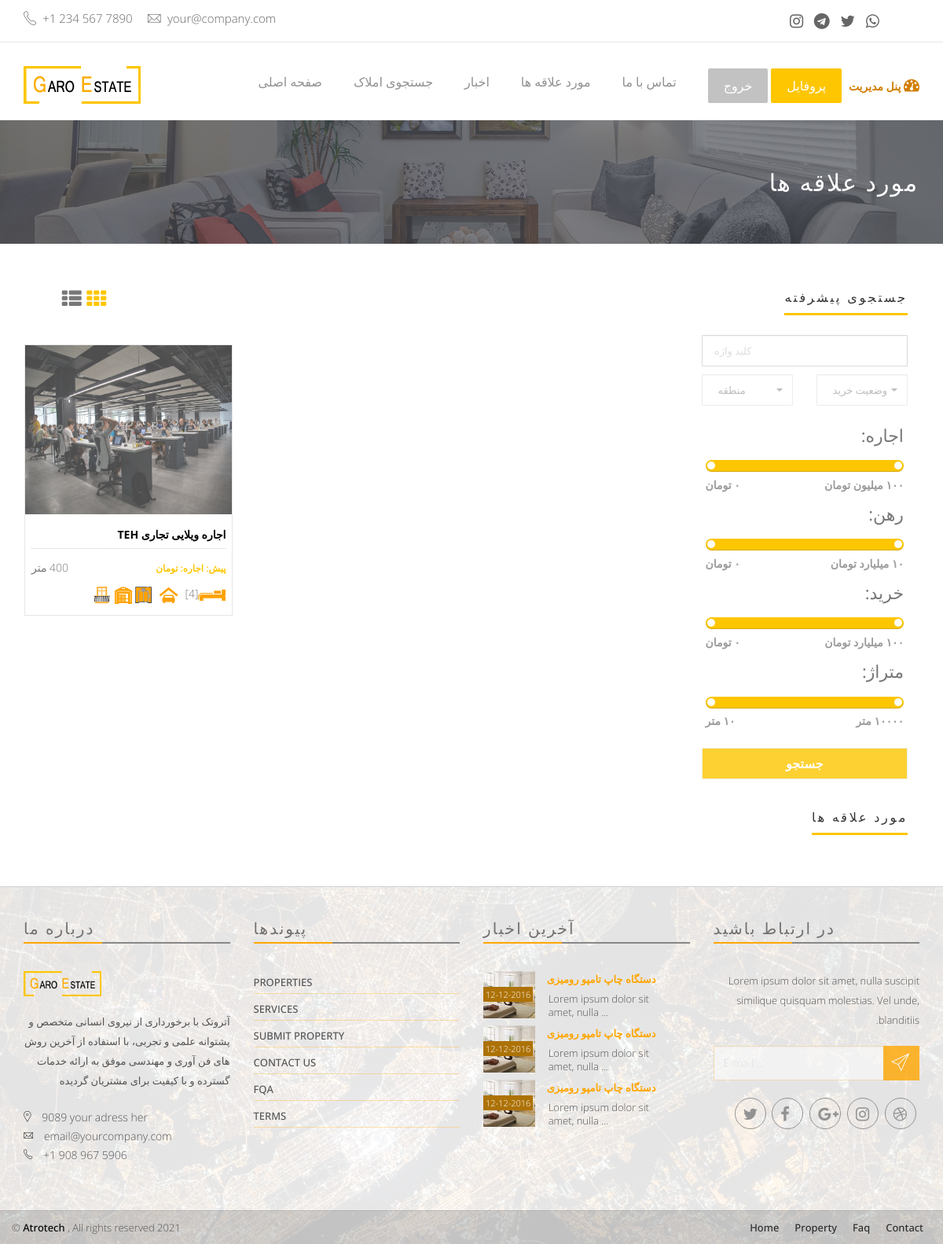
/favs (signed in), run on an earlier commit of the app's database.
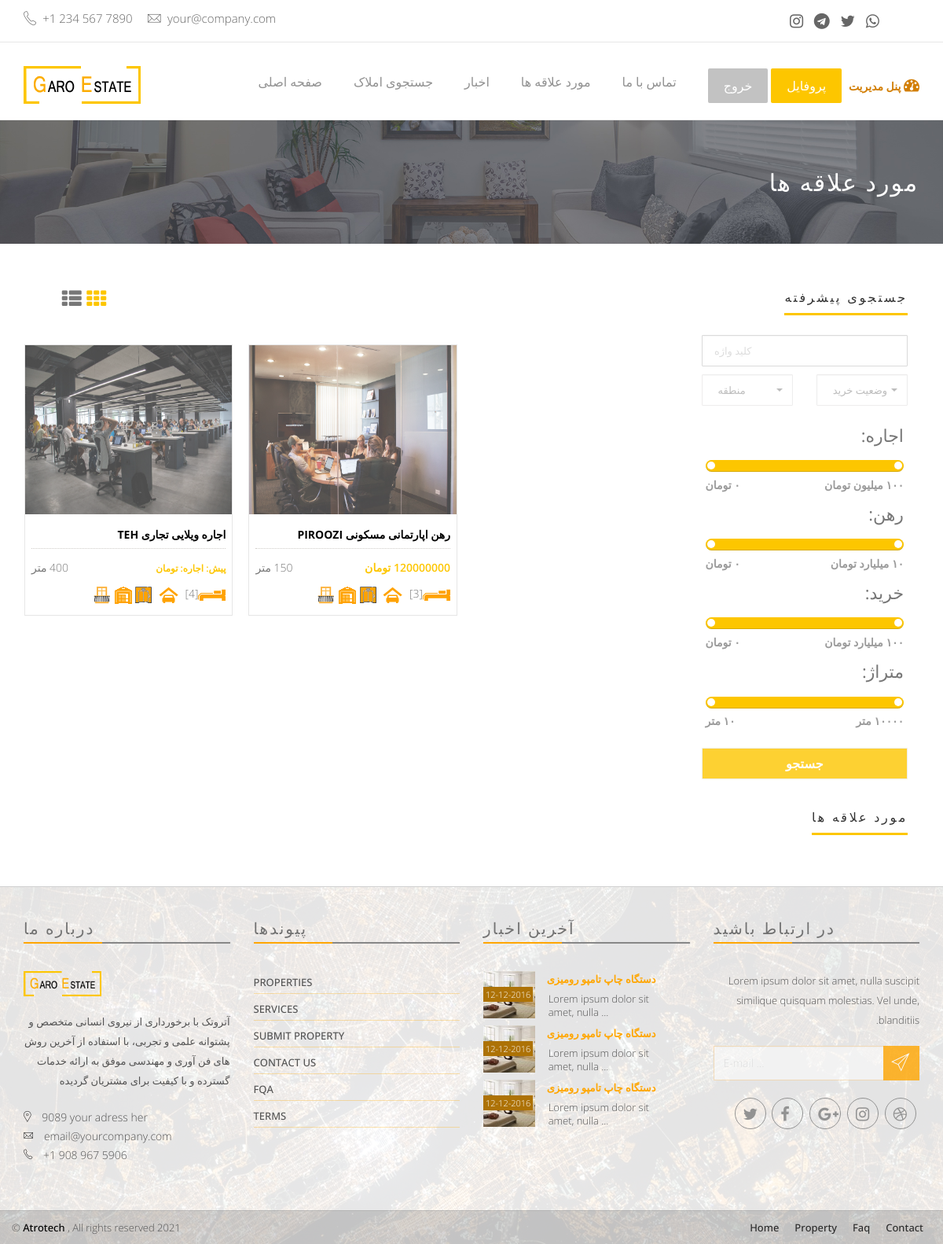
And on a later commit of the database.
### app/models.py (models this page shows, shortened)
class Fav(models.Model):
    user = models.ForeignKey(User, on_delete=models.CASCADE,verbose_name = "کاربر")
    item = models.ForeignKey(Item, on_delete=models.CASCADE,verbose_name = "آیتم")
    class Meta:
        verbose_name = "مورد علاقه"
        verbose_name_plural = "مورد علاقه ها"

class Item(models.Model):
    CHOICES1 = ( ('اجاره','اجاره'), ('خرید','خرید'), ('رهن','رهن') )
    buy_status = models.CharField(max_length=10,choices=CHOICES1,verbose_name = "وضعیت خرید")
    CHOICES2 = ( ('مسکونی','مسکونی'), ('تجاری','تجاری') )
    estate_status = models.CharField(max_length=15,choices=CHOICES2,verbose_name = "وضعیت ملک")
    CHOICES3 = ( ('ویلایی','ویلایی'), ('اپارتمانی','اپارتمانی') )
    building_status = models.CharField(max_length=10,choices=CHOICES3,verbose_name = "وضعیت ساختمان")
    area_size = models.IntegerField(null=True,blank=True, verbose_name = "متراژ")
    room_qty = models.IntegerField(null=True,blank=True, verbose_name = "تعداد اتاق")
    building_age = models.IntegerField(null=True,blank=True, verbose_name = "سن بنا")
    parking = models.BooleanField(default=True, verbose_name = "پارکینگ" )
    storage_room = models.BooleanField(default=True, verbose_name = "انباری" )
    elevator = models.BooleanField(default=False, verbose_name = "آسانسور" )
    balcony = models.BooleanField(default=False, verbose_name = "بالکن" )
    deposit = models.IntegerField(null=True,blank=True, default='0', verbose_name = "پول پیش")
    rent = models.IntegerField(null=True,blank=True, default='0', verbose_name = "اجاره")
    price = models.IntegerField(null=True,blank=True, default='0', verbose_name = "قیمت خرید ")
    area = models.ForeignKey(Area, on_delete=models.CASCADE,null=True, blank=True,verbose_name = "منطقه")
    tags = models.ManyToManyField(Tags, blank=True,verbose_name = "برچسب")
    additional_information = models.TextField(max_length=1000,null=True, blank=True,verbose_name = "اطلاعات تکمیلی")
    date = models.DateField(null=True, blank=True, verbose_name = "تاریخ آگهی")
    image = models.ImageField(upload_to='media', default='media/Default.png', null=True, blank=True, verbose_name = "تصویر")
    class Meta:
        verbose_name = "ملک"
        verbose_name_plural = "املاک"
    def __str__(self):
        return str(self.buy_status +" "+ self.building_status +" "+ self.estate_status +" "+ self.area.name )
    def get_absolute_url(self):
        return reverse('app:items_detail',args=[self.id])

class Area(MPTTModel):
    name = models.CharField(max_length=200, unique=True, verbose_name = "نام")
    parent = TreeForeignKey('self', on_delete=models.CASCADE, null=True, blank=True, related_name='children',verbose_name = "والد")
    class MPTTMeta:
        level_attr = 'mptt_level'
        order_insertion_by = ['name']
    class Meta:
        verbose_name = "منطقه"
        verbose_name_plural = "مناطق"
    def __str__(self):
        return str(self.name)

### app/views.py (the view)
# urls.py: path('favs', views.favs, name='favs'),
@login_required(login_url="/login/")
def favs(request):
    favs = models.Fav.objects.filter(user=request.user)
    areas = models.Area.objects.all()
    context = {'favs':favs, 'areas':areas}
    context['segment'] = 'items'
    html_template = loader.get_template( 'favs.html' )
    return HttpResponse(html_template.render(context, request))

### templates/favs.html (shortened to what the changed rows need)
{% extends "base.html" %}
{% load static %}
{% block content %}
<div class="page-head">
    <div class="container">
        <div class="row" dir="rtl">
            <div class="page-head-content">
                <h1 class="page-title">  مورد علاقه ها </h1>
            </div>
        </div>
    </div>
</div>
<div class="properties-area recent-property" style="background-color: #FFF;">
    <div class="container">
        <div class="row">
            <div class="col-md-9 padding-top-40 properties-page">
                <div class="section clear">
                    <div id="list-type" class="proerty-th">
                      {% for Fav in favs %}
                        <div class="col-sm-6 col-md-4 p0">
                            <div class="box-two proerty-item">
                                <div class="item-thumb">
                                    <a href="property-1.html" ><img src="{{ Fav.item.image.url }}"></a>
                                </div>
                                <div class="item-entry overflow" dir="rtl">
                                    <h6><a href="{{ Fav.item.get_absolute_url }}"> {{ Fav.item }} </a></h6>
                                    <div class="dot-hr"></div>
                                    <span class="pull-left"> {{ Fav.item.area_size }} متر  </span>
                                    <span class="proerty-price pull-right">
                                      {% if Fav.item.buy_status == 'خرید' %}
                                       <span class="proerty-price pull-right"> {{ Fav.item.price }} تومان </span>
                                      {% elif Fav.item.buy_status == 'رهن' %}
                                       <span class="proerty-price pull-right"> {{ Fav.item.deposit }} تومان </span>
                                      {% elif Fav.item.buy_status == 'اجاره' %}
                                      <small> <span class="proerty-price pull-right"> پیش:{{ Item.deposit }} اجاره:{{ Item.rent }} تومان</span> </small>
                                      {% endif %}
                                    </span>
                                    <div class="property-icon">
                                        <img src="{% static 'assets/img/icon/bed-orange.png' %}">[{{ Fav.item.room_qty }}]
                                        {% if Fav.item.parking %}
                                          <img src="{% static 'assets/img/icon/cars-orange.png' %}">
                                        {% else %}
                                          <img src="{% static 'assets/img/icon/cars.png' %}">
                                        {% endif %}
                                        {% if Fav.item.elevator %}
                                          <img src="{% static 'assets/img/icon/elevator-orange.png' %}">
                                        {% else %}
                                          <img src="{% static 'assets/img/icon/elevator.png' %}">
                                        {% endif %}
                                        {% if Fav.item.storage_room %}
                                          <img src="{% static 'assets/img/icon/warehouse-orange.png' %}">
                                        {% else %}
                                          <img src="{% static 'assets/img/icon/warehouse.png' %}">
                                        {% endif %}
                                        {% if Fav.item.balcony %}
                                          <img src="{% static 'assets/img/icon/balcony-orange.png' %}">
                                        {% else %}
                                          <img src="{% static 'assets/img/icon/balcony.png' %}">
                                        {% endif %}
                                    </div>
                                </div>
                            </div>
                        </div>
                      {% endfor %}
                    </div>
                </div>
            </div>
        </div>
    </div>
</div>
{% endblock content %}

What changed in the data, as far as the page shows it:
added Fav: item.image (picture), item "رهن اپارتمانی مسکونی PIROOZI", item.room_qty "3"
